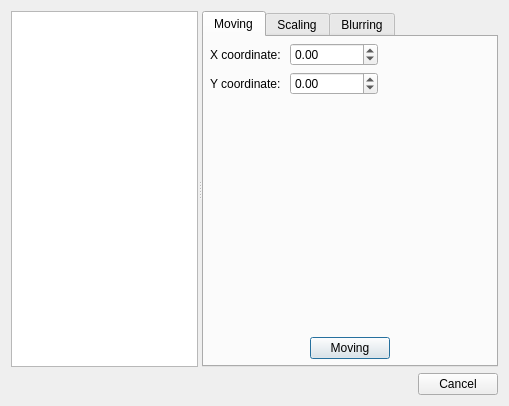
<?xml version="1.0" encoding="UTF-8"?>
<ui version="4.0">
 <class>Dialog</class>
 <widget class="QDialog" name="Dialog">
  <property name="geometry">
   <rect>
    <x>0</x>
    <y>0</y>
    <width>509</width>
    <height>406</height>
   </rect>
  </property>
  <property name="minimumSize">
   <size>
    <width>509</width>
    <height>406</height>
   </size>
  </property>
  <property name="maximumSize">
   <size>
    <width>509</width>
    <height>406</height>
   </size>
  </property>
  <property name="windowTitle">
   <string>Process ...</string>
  </property>
  <property name="windowIcon">
   <iconset resource="../../../icons.qrc">
    <normaloff>:/icons/DimensionalSynthesis.png</normaloff>:/icons/DimensionalSynthesis.png</iconset>
  </property>
  <property name="modal">
   <bool>true</bool>
  </property>
  <layout class="QVBoxLayout" name="verticalLayout">
   <item>
    <widget class="QSplitter" name="splitter">
     <property name="sizePolicy">
      <sizepolicy hsizetype="Expanding" vsizetype="Expanding">
       <horstretch>0</horstretch>
       <verstretch>0</verstretch>
      </sizepolicy>
     </property>
     <property name="orientation">
      <enum>Qt::Horizontal</enum>
     </property>
     <widget class="QListWidget" name="Point_list"/>
     <widget class="QTabWidget" name="tabWidget">
      <property name="currentIndex">
       <number>0</number>
      </property>
      <widget class="QWidget" name="moving">
       <attribute name="title">
        <string>Moving</string>
       </attribute>
       <layout class="QVBoxLayout" name="verticalLayout_2">
        <property name="leftMargin">
         <number>6</number>
        </property>
        <property name="topMargin">
         <number>6</number>
        </property>
        <property name="rightMargin">
         <number>6</number>
        </property>
        <property name="bottomMargin">
         <number>6</number>
        </property>
        <item>
         <layout class="QGridLayout" name="gridLayout">
          <item row="0" column="0">
           <widget class="QLabel" name="label">
            <property name="text">
             <string>X coordinate: </string>
            </property>
           </widget>
          </item>
          <item row="0" column="2">
           <spacer name="horizontalSpacer_2">
            <property name="orientation">
             <enum>Qt::Horizontal</enum>
            </property>
            <property name="sizeHint" stdset="0">
             <size>
              <width>40</width>
              <height>20</height>
             </size>
            </property>
           </spacer>
          </item>
          <item row="1" column="0">
           <widget class="QLabel" name="label_2">
            <property name="text">
             <string>Y coordinate: </string>
            </property>
           </widget>
          </item>
          <item row="1" column="1">
           <widget class="QDoubleSpinBox" name="moving_y_coordinate">
            <property name="minimum">
             <double>-1000000.000000000000000</double>
            </property>
            <property name="maximum">
             <double>1000000.000000000000000</double>
            </property>
           </widget>
          </item>
          <item row="1" column="2">
           <spacer name="horizontalSpacer_3">
            <property name="orientation">
             <enum>Qt::Horizontal</enum>
            </property>
            <property name="sizeHint" stdset="0">
             <size>
              <width>40</width>
              <height>20</height>
             </size>
            </property>
           </spacer>
          </item>
          <item row="0" column="1">
           <widget class="QDoubleSpinBox" name="moving_x_coordinate">
            <property name="minimum">
             <double>-1000000.000000000000000</double>
            </property>
            <property name="maximum">
             <double>1000000.000000000000000</double>
            </property>
           </widget>
          </item>
         </layout>
        </item>
        <item>
         <spacer name="verticalSpacer">
          <property name="orientation">
           <enum>Qt::Vertical</enum>
          </property>
          <property name="sizeHint" stdset="0">
           <size>
            <width>20</width>
            <height>99</height>
           </size>
          </property>
         </spacer>
        </item>
        <item>
         <layout class="QHBoxLayout" name="horizontalLayout_3">
          <item>
           <spacer name="horizontalSpacer_7">
            <property name="orientation">
             <enum>Qt::Horizontal</enum>
            </property>
            <property name="sizeHint" stdset="0">
             <size>
              <width>40</width>
              <height>20</height>
             </size>
            </property>
           </spacer>
          </item>
          <item>
           <widget class="QPushButton" name="movingButton">
            <property name="text">
             <string>Moving</string>
            </property>
            <property name="default">
             <bool>true</bool>
            </property>
           </widget>
          </item>
          <item>
           <spacer name="horizontalSpacer_9">
            <property name="orientation">
             <enum>Qt::Horizontal</enum>
            </property>
            <property name="sizeHint" stdset="0">
             <size>
              <width>40</width>
              <height>20</height>
             </size>
            </property>
           </spacer>
          </item>
         </layout>
        </item>
       </layout>
      </widget>
      <widget class="QWidget" name="scaling">
       <attribute name="title">
        <string>Scaling</string>
       </attribute>
       <layout class="QVBoxLayout" name="verticalLayout_3">
        <property name="leftMargin">
         <number>6</number>
        </property>
        <property name="topMargin">
         <number>6</number>
        </property>
        <property name="rightMargin">
         <number>6</number>
        </property>
        <property name="bottomMargin">
         <number>6</number>
        </property>
        <item>
         <layout class="QGridLayout" name="gridLayout_2">
          <item row="0" column="2">
           <spacer name="horizontalSpacer_4">
            <property name="orientation">
             <enum>Qt::Horizontal</enum>
            </property>
            <property name="sizeHint" stdset="0">
             <size>
              <width>40</width>
              <height>20</height>
             </size>
            </property>
           </spacer>
          </item>
          <item row="0" column="1">
           <widget class="QDoubleSpinBox" name="scaling_h">
            <property name="minimum">
             <double>1.000000000000000</double>
            </property>
            <property name="maximum">
             <double>10000.000000000000000</double>
            </property>
           </widget>
          </item>
          <item row="0" column="0">
           <widget class="QLabel" name="label_3">
            <property name="text">
             <string>Horizontal: </string>
            </property>
           </widget>
          </item>
          <item row="1" column="0">
           <widget class="QLabel" name="label_4">
            <property name="text">
             <string>Vertical: </string>
            </property>
           </widget>
          </item>
          <item row="1" column="2">
           <spacer name="horizontalSpacer_5">
            <property name="orientation">
             <enum>Qt::Horizontal</enum>
            </property>
            <property name="sizeHint" stdset="0">
             <size>
              <width>40</width>
              <height>20</height>
             </size>
            </property>
           </spacer>
          </item>
          <item row="1" column="1">
           <widget class="QDoubleSpinBox" name="scaling_v">
            <property name="minimum">
             <double>1.000000000000000</double>
            </property>
            <property name="maximum">
             <double>10000.000000000000000</double>
            </property>
           </widget>
          </item>
         </layout>
        </item>
        <item>
         <widget class="Line" name="line">
          <property name="orientation">
           <enum>Qt::Horizontal</enum>
          </property>
         </widget>
        </item>
        <item>
         <layout class="QHBoxLayout" name="horizontalLayout_2">
          <item>
           <widget class="QLabel" name="label_5">
            <property name="text">
             <string>Reference point: </string>
            </property>
           </widget>
          </item>
          <item>
           <widget class="QDoubleSpinBox" name="scaling_rx">
            <property name="minimum">
             <double>-1000000.000000000000000</double>
            </property>
            <property name="maximum">
             <double>1000000.000000000000000</double>
            </property>
           </widget>
          </item>
          <item>
           <widget class="QDoubleSpinBox" name="scaling_ry">
            <property name="minimum">
             <double>-1000000.000000000000000</double>
            </property>
            <property name="maximum">
             <double>1000000.000000000000000</double>
            </property>
           </widget>
          </item>
          <item>
           <spacer name="horizontalSpacer_6">
            <property name="orientation">
             <enum>Qt::Horizontal</enum>
            </property>
            <property name="sizeHint" stdset="0">
             <size>
              <width>40</width>
              <height>20</height>
             </size>
            </property>
           </spacer>
          </item>
         </layout>
        </item>
        <item>
         <spacer name="verticalSpacer_2">
          <property name="orientation">
           <enum>Qt::Vertical</enum>
          </property>
          <property name="sizeHint" stdset="0">
           <size>
            <width>20</width>
            <height>52</height>
           </size>
          </property>
         </spacer>
        </item>
        <item>
         <layout class="QHBoxLayout" name="horizontalLayout_4">
          <item>
           <spacer name="horizontalSpacer_8">
            <property name="orientation">
             <enum>Qt::Horizontal</enum>
            </property>
            <property name="sizeHint" stdset="0">
             <size>
              <width>40</width>
              <height>20</height>
             </size>
            </property>
           </spacer>
          </item>
          <item>
           <widget class="QPushButton" name="scalingButton">
            <property name="text">
             <string>Scaling</string>
            </property>
            <property name="default">
             <bool>true</bool>
            </property>
           </widget>
          </item>
          <item>
           <spacer name="horizontalSpacer_10">
            <property name="orientation">
             <enum>Qt::Horizontal</enum>
            </property>
            <property name="sizeHint" stdset="0">
             <size>
              <width>40</width>
              <height>20</height>
             </size>
            </property>
           </spacer>
          </item>
         </layout>
        </item>
       </layout>
      </widget>
      <widget class="QWidget" name="blurring">
       <attribute name="title">
        <string>Blurring</string>
       </attribute>
       <layout class="QVBoxLayout" name="verticalLayout_4">
        <property name="leftMargin">
         <number>6</number>
        </property>
        <property name="topMargin">
         <number>6</number>
        </property>
        <property name="rightMargin">
         <number>6</number>
        </property>
        <property name="bottomMargin">
         <number>6</number>
        </property>
        <item>
         <widget class="QLabel" name="label_8">
          <property name="text">
           <string>This function can minimize the number of coordinate points.</string>
          </property>
          <property name="wordWrap">
           <bool>true</bool>
          </property>
         </widget>
        </item>
        <item>
         <layout class="QHBoxLayout" name="horizontalLayout_7">
          <item>
           <widget class="QLabel" name="label_7">
            <property name="text">
             <string>The number of points: </string>
            </property>
           </widget>
          </item>
          <item>
           <widget class="QLabel" name="points_num">
            <property name="text">
             <string>0</string>
            </property>
           </widget>
          </item>
          <item>
           <spacer name="horizontalSpacer_12">
            <property name="orientation">
             <enum>Qt::Horizontal</enum>
            </property>
            <property name="sizeHint" stdset="0">
             <size>
              <width>40</width>
              <height>20</height>
             </size>
            </property>
           </spacer>
          </item>
         </layout>
        </item>
        <item>
         <layout class="QHBoxLayout" name="horizontalLayout_6">
          <item>
           <widget class="QLabel" name="label_6">
            <property name="text">
             <string>Reduced to: </string>
            </property>
           </widget>
          </item>
          <item>
           <widget class="QSpinBox" name="blurring_num"/>
          </item>
          <item>
           <spacer name="horizontalSpacer_11">
            <property name="orientation">
             <enum>Qt::Horizontal</enum>
            </property>
            <property name="sizeHint" stdset="0">
             <size>
              <width>40</width>
              <height>20</height>
             </size>
            </property>
           </spacer>
          </item>
         </layout>
        </item>
        <item>
         <spacer name="verticalSpacer_3">
          <property name="orientation">
           <enum>Qt::Vertical</enum>
          </property>
          <property name="sizeHint" stdset="0">
           <size>
            <width>20</width>
            <height>40</height>
           </size>
          </property>
         </spacer>
        </item>
        <item>
         <layout class="QHBoxLayout" name="horizontalLayout_8">
          <item>
           <spacer name="horizontalSpacer_13">
            <property name="orientation">
             <enum>Qt::Horizontal</enum>
            </property>
            <property name="sizeHint" stdset="0">
             <size>
              <width>40</width>
              <height>20</height>
             </size>
            </property>
           </spacer>
          </item>
          <item>
           <widget class="QPushButton" name="blurringButton">
            <property name="text">
             <string>Blurring</string>
            </property>
            <property name="default">
             <bool>true</bool>
            </property>
           </widget>
          </item>
          <item>
           <spacer name="horizontalSpacer_14">
            <property name="orientation">
             <enum>Qt::Horizontal</enum>
            </property>
            <property name="sizeHint" stdset="0">
             <size>
              <width>40</width>
              <height>20</height>
             </size>
            </property>
           </spacer>
          </item>
         </layout>
        </item>
       </layout>
      </widget>
     </widget>
    </widget>
   </item>
   <item>
    <layout class="QHBoxLayout" name="horizontalLayout">
     <item>
      <spacer name="horizontalSpacer">
       <property name="orientation">
        <enum>Qt::Horizontal</enum>
       </property>
       <property name="sizeHint" stdset="0">
        <size>
         <width>40</width>
         <height>20</height>
        </size>
       </property>
      </spacer>
     </item>
     <item>
      <widget class="QDialogButtonBox" name="buttonBox">
       <property name="sizePolicy">
        <sizepolicy hsizetype="Fixed" vsizetype="Fixed">
         <horstretch>0</horstretch>
         <verstretch>0</verstretch>
        </sizepolicy>
       </property>
       <property name="standardButtons">
        <set>QDialogButtonBox::Cancel</set>
       </property>
      </widget>
     </item>
    </layout>
   </item>
  </layout>
 </widget>
 <resources>
  <include location="../../../icons.qrc"/>
 </resources>
 <connections>
  <connection>
   <sender>buttonBox</sender>
   <signal>rejected()</signal>
   <receiver>Dialog</receiver>
   <slot>reject()</slot>
   <hints>
    <hint type="sourcelabel">
     <x>59</x>
     <y>24</y>
    </hint>
    <hint type="destinationlabel">
     <x>169</x>
     <y>154</y>
    </hint>
   </hints>
  </connection>
 </connections>
</ui>
